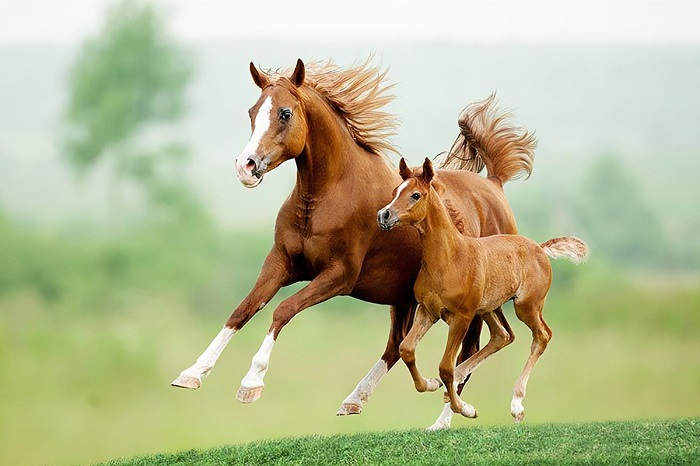
#> input picture Test/1.jpg, 700 x 466 px
$ python Hist.py
#> lines starting #> are read from the running program, lines starting #| are printed output that depends on the picture
import cv2
import matplotlib.pyplot as plt
import numpy as np

src_img = cv2.imread('1.jpg',0)
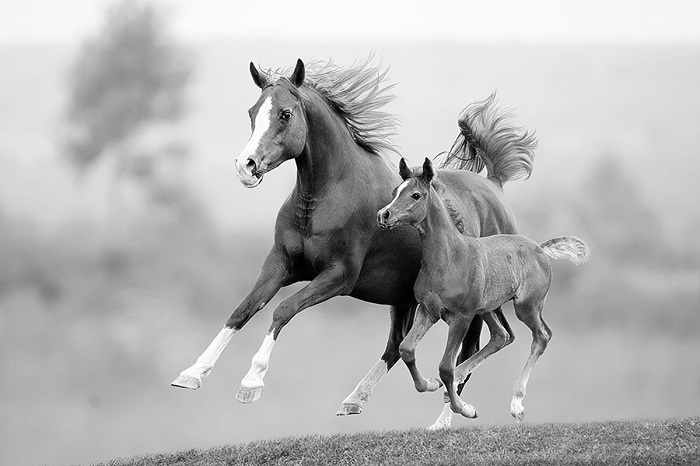
#> src_img: shape (466, 700); min 0, max 255, mean 180.1

plt.imshow(src_img,cmap='gray')
plt.savefig('inputImg.png')
plt.show()

src_img_hist = cv2.calcHist([src_img],[0],None,[256],[0,256])
#> src_img_hist = 256 values, max 5101 at index 198, min 113 at index 0, mean 1274.2
hist_equ_cv2 = cv2.equalizeHist(src_img)
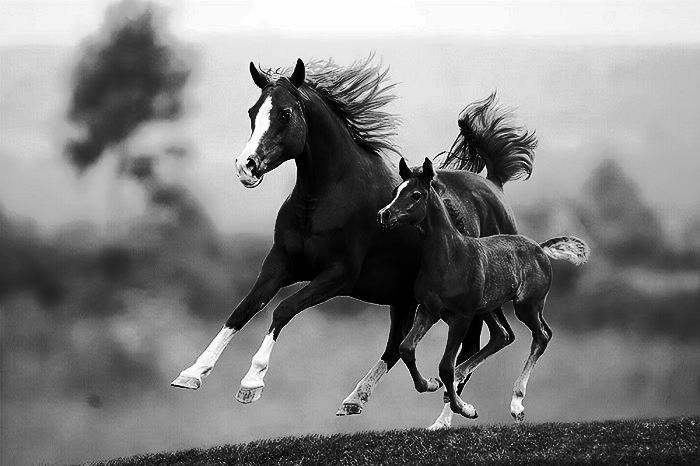
#> hist_equ_cv2: shape (466, 700); min 0, max 255, mean 128.5
L = pow(2,8)

def doHistEqu(img,histogram,L):
#> called with histogram = array of shape (256, 1), L = 256
    CDF = histogram.cumsum()
#> CDF = 256 values from 113 to 326200
    CDFmin = CDF.min()
#> CDFmin = 113
    r,c = img.shape
#> r = 466; c = 700
    size = r * c
#> size = 326200
    newImg = np.zeros((r,c),np.uint8)
    for x in range(r):
        for y in range(c):
            newImg[x,y] = ((CDF[img[x,y]] - CDFmin) / (size - CDFmin)) * (L-1)

    return newImg

equ_img = doHistEqu(src_img,src_img_hist,L)
img_set = [src_img,hist_equ_cv2,equ_img]
title_set = ['Source Image','Source Image Histogram','OpenCV Equalized Image',
                'OpenCV Equalized Image Histogram','Implemented Equalized Image',
                    'Implemented Equalized Image Histogram']

def plot_img(img_set,title_set):
    n = len(img_set)
#> n = 3
    r,c = 3,2
    plt.figure(figsize=(20,20))
    for i in range(n):
        plt.subplot(r,c,i*2+1)
        plt.imshow(img_set[i],cmap='gray')
        plt.title(title_set[i*2])
        plt.subplot(r,c,i*2+2)
        plt.hist(img_set[i].flatten(),256,[0,256])
        plt.title(title_set[i*2+1])
    plt.savefig('HistEquOpenCV.png')
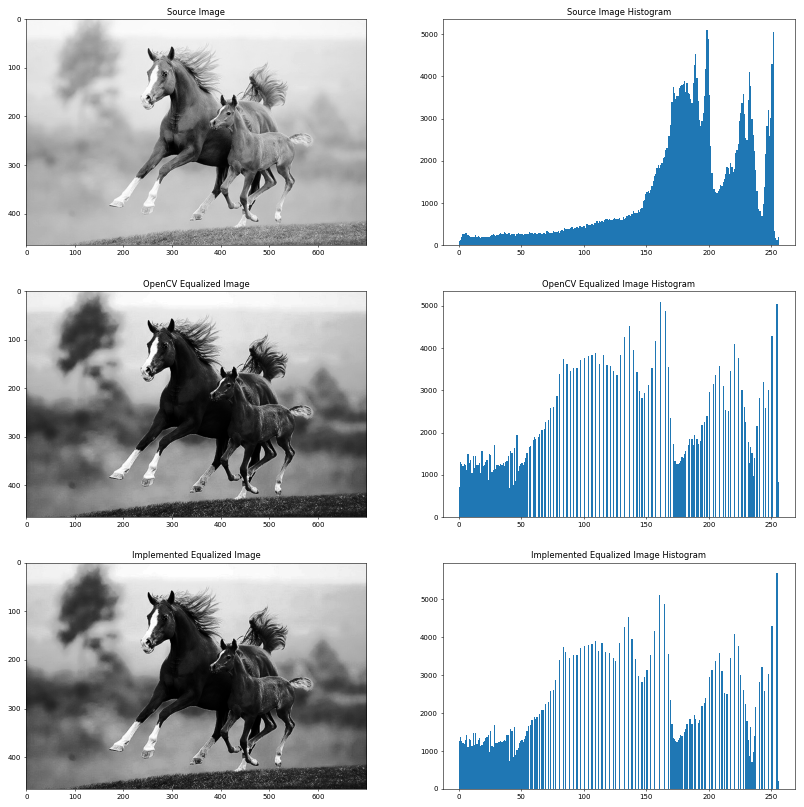
#> figure drawn by matplotlib, 6 panels; panel 2: tallest bar 5101 high, from x = 198 to 199; panel 4: tallest bar 5101 high, from x = 161 to 162; panel 6: tallest bar 5680 high, from x = 254 to 255
    plt.show()

plot_img(img_set,title_set)
